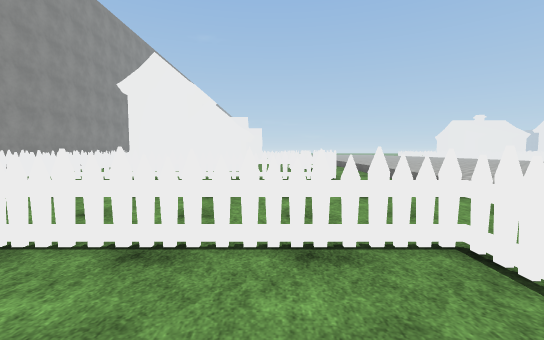
[1] (above)

24 first-person views from a walk through a Unity game level. The camera is 1.5 m above the floor, tilts 4° down and sees 90° across. The floor is counted in squares, 2 m on a side. Each view is taken from the middle of a square. On the plan, view 1 faces up. The plan holds only what a view shows up to about 10 squares ahead; the rest is blank. The place goes on beyond the plan. The player is left out. Surface patterns are stand-ins for the level's own textures.

[2]
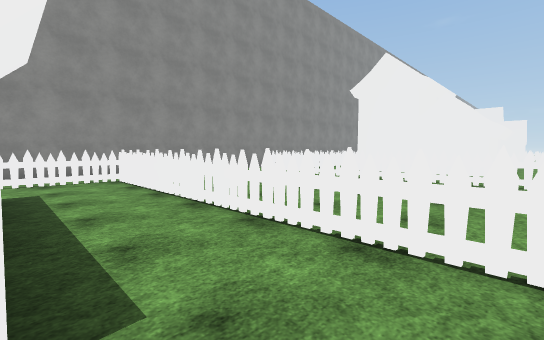

[3]
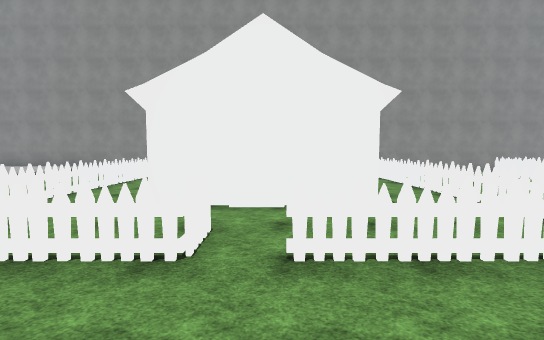

[4]
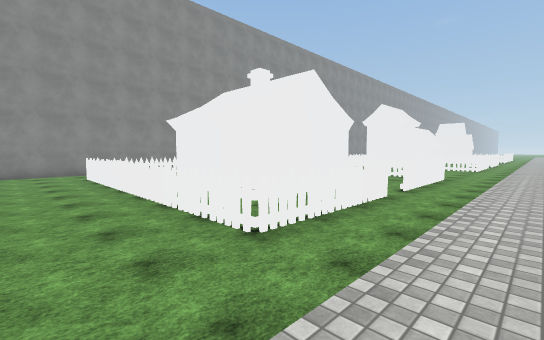

[5]
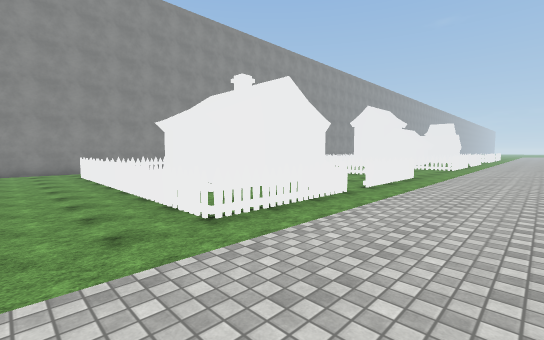

[6]
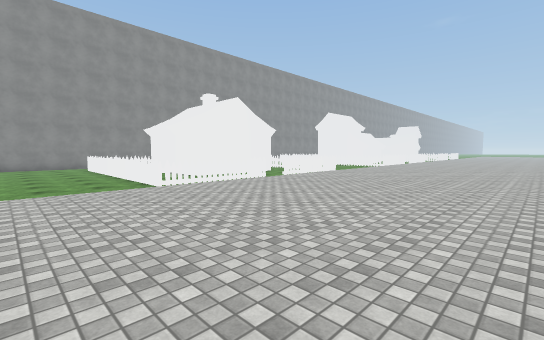

[7]
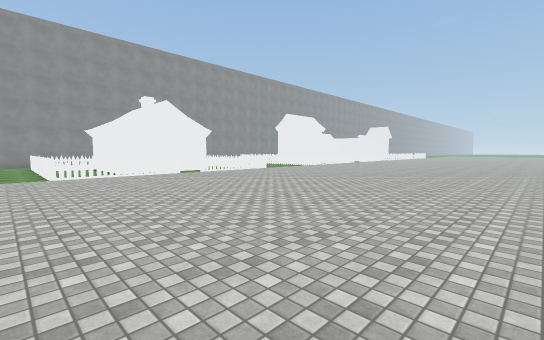

[8]
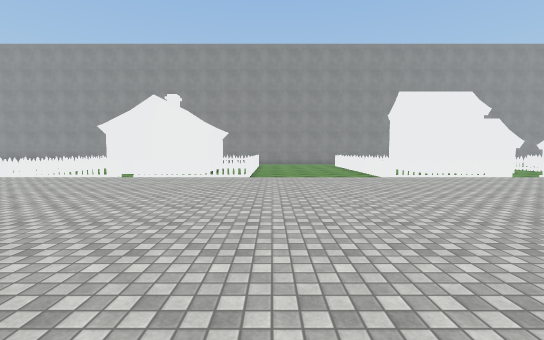

[9]
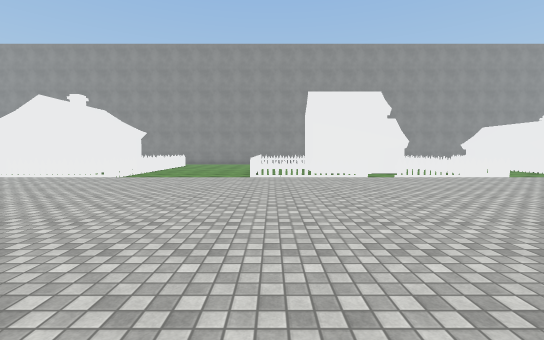

[10]
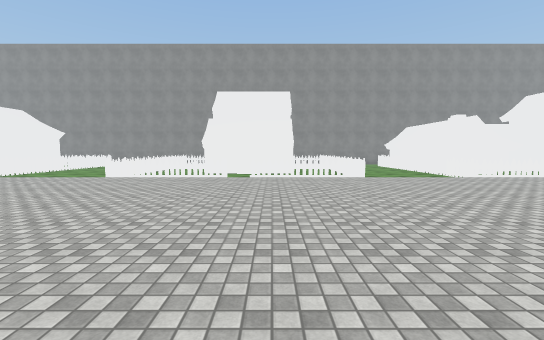

[11]
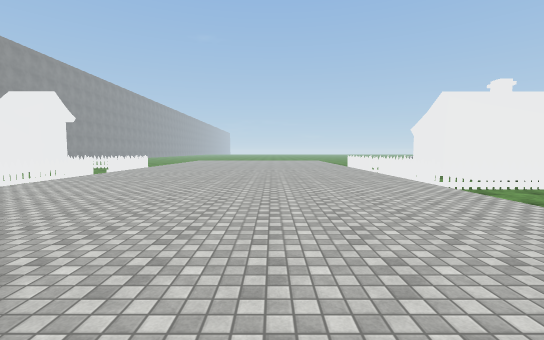

[12]
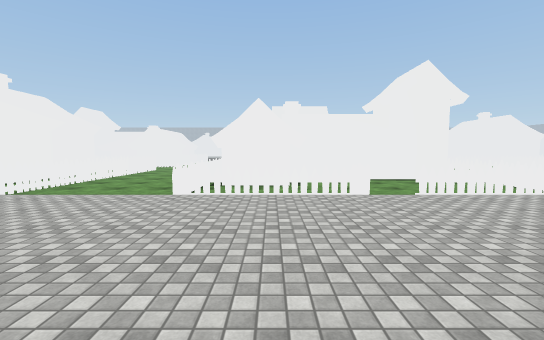

[13]
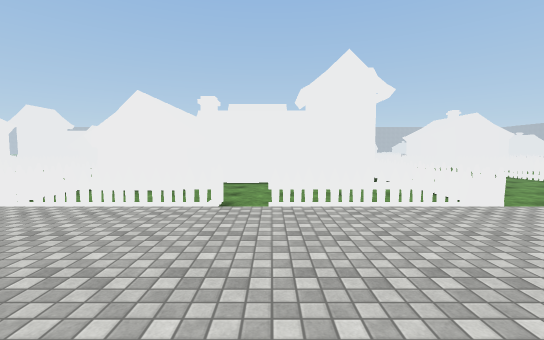

[14]
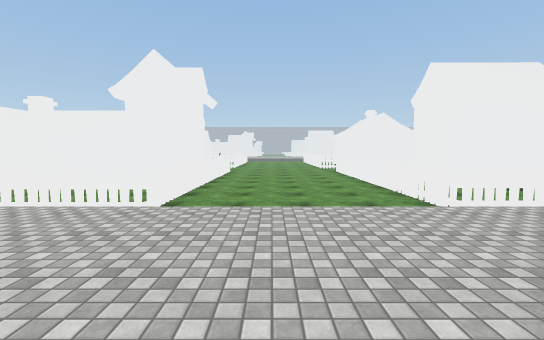

[15]
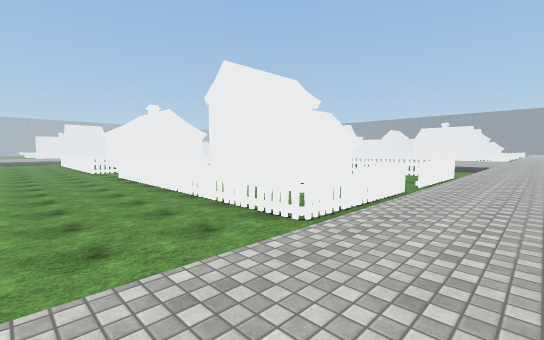

[16]
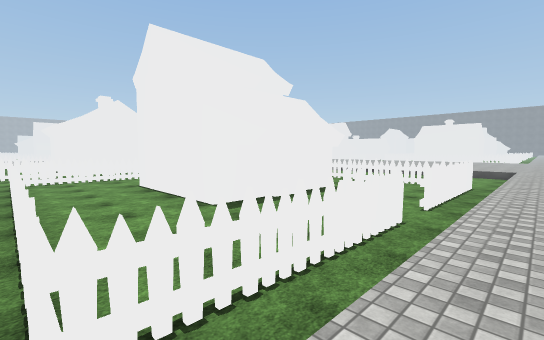

[17]
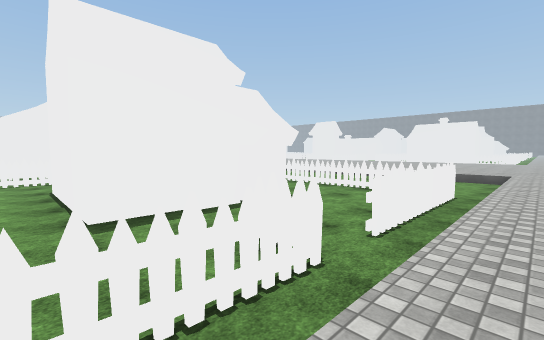

[18]
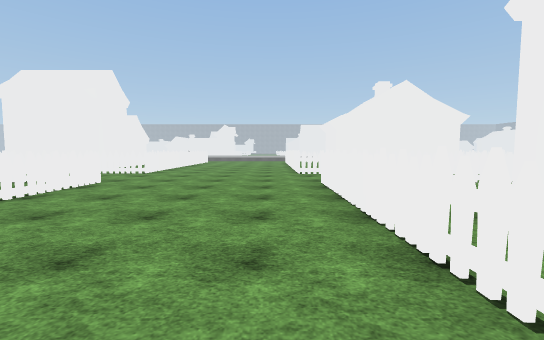

[19]
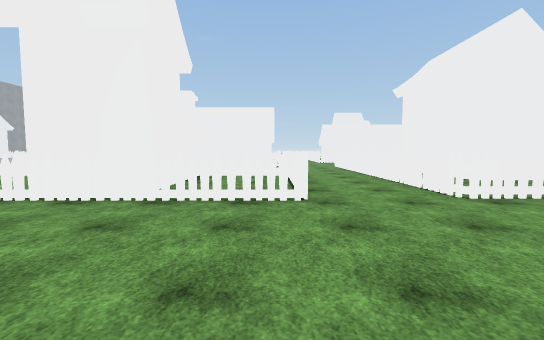

[20]
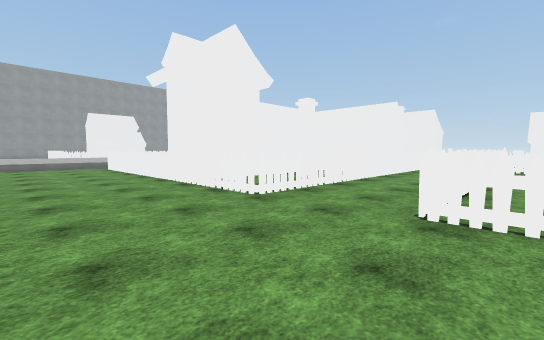

[21]
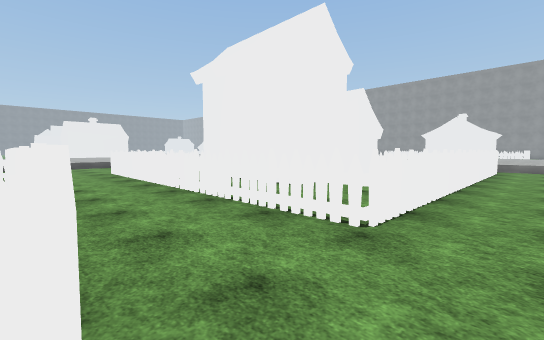

[22]
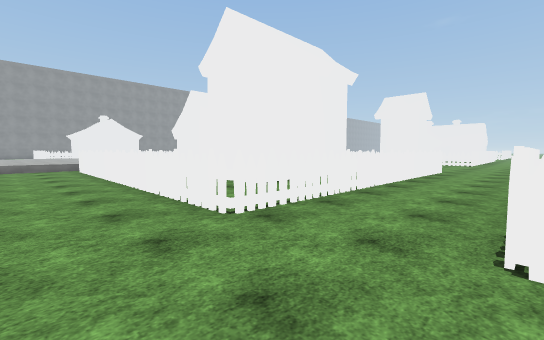

[23]
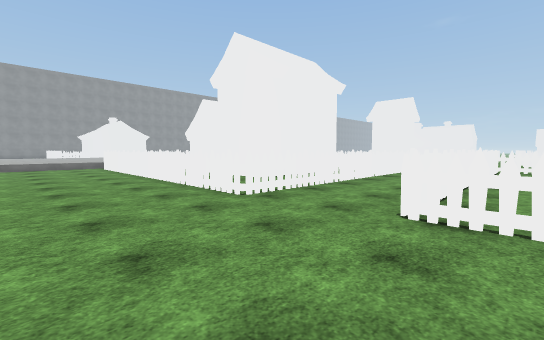

[24]
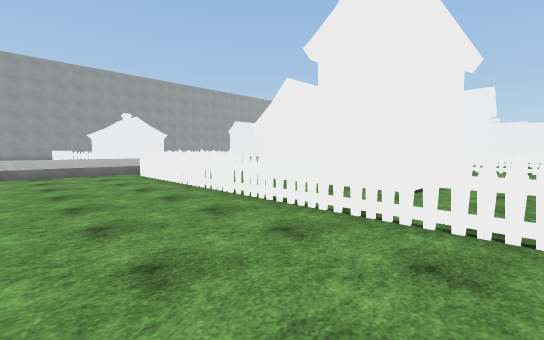

### Floor plan
Key: @ floor where view 1 was taken; # wall or solid block; x gap in a wall; . main floor; : floor 0.5 m higher than the main floor; O other object.
Columns run from 10 left of view 1 to 26 right of it. Each row starts with its distance up from view 1.
 23             O ::::::::: O #
 22             O.::::::::: O.OOO
 21             O.:::::::::.O
 20            OO.:::::::::.OOOOOO
 19              .:::::::::......
 18              .:::::::::......
 17              .:::::::::.....
 16            OO.:::::::::.OOOOO      OO
 15             O.:::::::::.O.#
 14             O.:::::::::.O.###   #O O
 13             O.:::::::::.O.#O###OOO.O
 12              .:::::::::.O...###  O.O
 11            OO.:::::::::.O...###. O.O.
 10    O OO##   O.:::::::::.O...###.OO.O.
  9    O        O.:::::::::.O...OOO.OO.O.
  8    O        O.:::::::::.O...OOO.OO.O.
  7    OOOOOOOOOO.:::::::::.OOOOOOOOOO.OO
  6              .:::::::::..............
  5 #            .:::::::::..............
  4 #     ........:::::::::..............
  3 #     ........:::::::::..............
  2 # .OOOOOOOOOO.:::::::::.OOOOOOOOO..OO
  1 # .O........O.:::::::::.O.......OO.O.
  0 # .O.  ###@.O.:::::::::.O.......OO.O
 -1          #..O.:::::::::O..###OO.OO.O
 -2          #....:::::::::OO.#  OO.O..O
 -3          #.OO.:::::::::O..#  OO.O..O.
 -4      #####..O.:::::::::O..#  OO.O..O.
 -5        .....O.:::::::::O..#####xO..O.
 -6      .......O.:::::::::O........O..O.
 -7   .OOOOOOOOOO.:::::::::OOOOOOOOOO..OO
 -8 #.............:::::::::..............
 -9 #.............:::::::::..............
-10       ...... .:::::::::..............

Where each view was taken, in squares from view 1:
view 1: 0 up, 0 right, facing up
view 2: 0 up, 0 right, facing up-left
view 3: 2 down, 4 right, facing left
view 4: 9 down, 4 right, facing up-left
view 5: 9 down, 5 right, facing up-left
view 6: 10 down, 9 right, facing up-left
view 7: 8 down, 12 right, facing up-left
view 8: 3 up, 11 right, facing left
view 9: 8 up, 11 right, facing left
view 10: 13 up, 11 right, facing left
view 11: 13 up, 9 right, facing up
view 12: 14 up, 8 right, facing right
view 13: 11 up, 9 right, facing right
view 14: 5 up, 9 right, facing right
view 15: 5 up, 11 right, facing down-right
view 16: 2 up, 12 right, facing down-right
view 17: 0 up, 12 right, facing down-right
view 18: 3 up, 16 right, facing right
view 19: 3 up, 22 right, facing up
view 20: 4 up, 26 right, facing up-left
view 21: 3 up, 25 right, facing down-left
view 22: 9 down, 25 right, facing up-left
view 23: 10 down, 26 right, facing up-left
view 24: 10 down, 22 right, facing up-left
